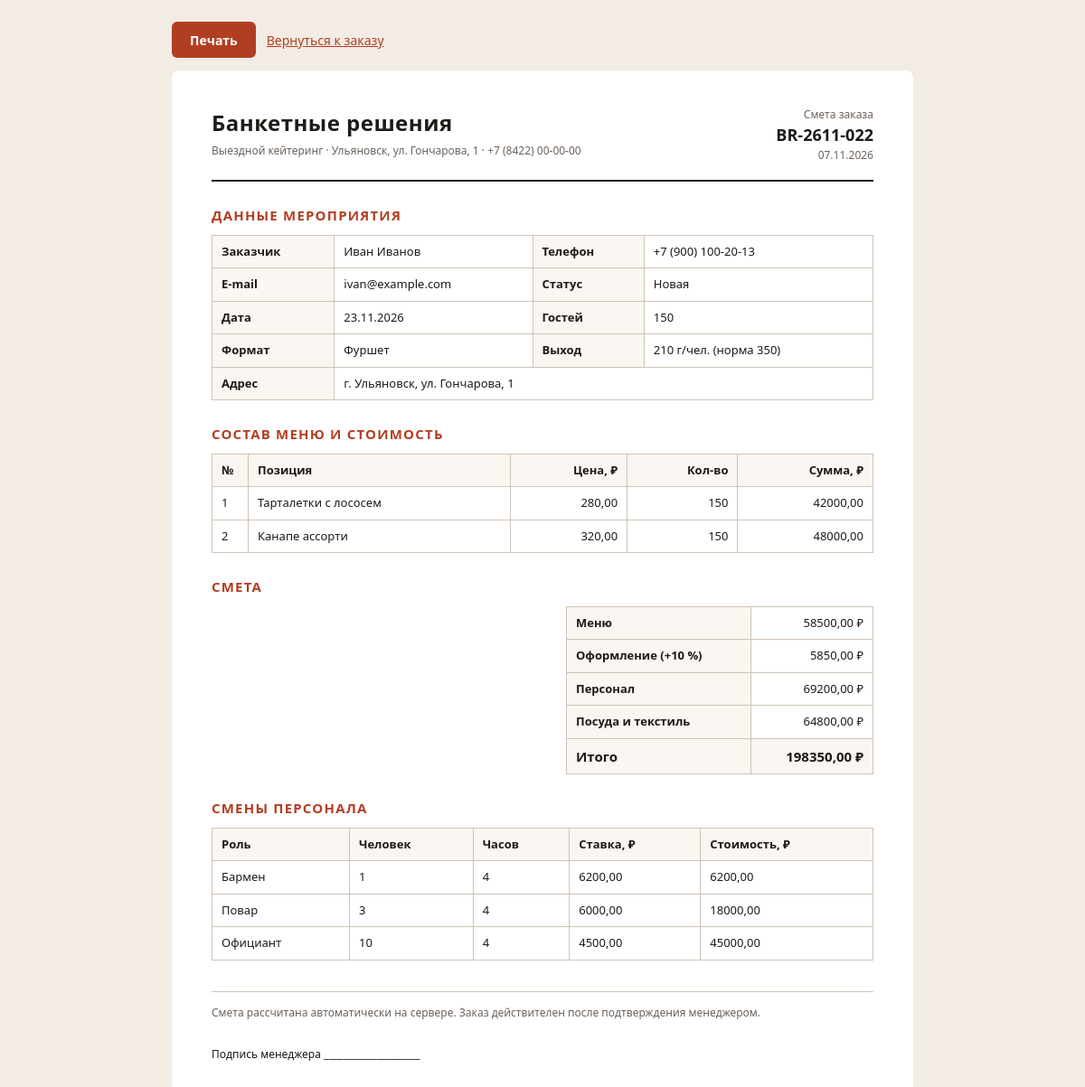
The app's page /account/orders/22/print/ (signed in) with its own data.
### main/models.py (models this page shows, shortened)
class CateringOrder(models.Model):
    STATUS_NEW = 'new'
    STATUS_CONFIRMED = 'confirmed'
    STATUS_COOKING = 'cooking'
    STATUS_DONE = 'done'
    STATUS_CANCELLED = 'cancelled'
    STATUS_CHOICES = (
        (STATUS_NEW, 'Новая'),
        (STATUS_CONFIRMED, 'Подтверждён'),
        (STATUS_COOKING, 'Готовится'),
        (STATUS_DONE, 'Завершён'),
        (STATUS_CANCELLED, 'Отменён'),
    )
    DECOR_CHOICES = (
        (0, 'Без оформления'),
        (10, 'Стандарт (+10 %)'),
        (25, 'Сложное (+25 %)'),
    )
    number = models.CharField('Номер заказа', max_length=20, unique=True, blank=True)
    customer = models.ForeignKey(
        settings.AUTH_USER_MODEL, verbose_name='Заказчик', on_delete=models.CASCADE,
        related_name='orders',
    )
    event_format = models.ForeignKey(
        EventFormat, verbose_name='Формат', on_delete=models.PROTECT,
        related_name='orders',
    )
    menu_template = models.ForeignKey(
        MenuTemplate, verbose_name='Готовый сет', on_delete=models.SET_NULL,
        related_name='orders', null=True, blank=True,
    )
    event_date = models.DateField('Дата мероприятия')
    guests = models.PositiveIntegerField('Гостей')
    address = models.CharField('Адрес', max_length=250)
    contact_name = models.CharField('Контактное лицо', max_length=120)
    contact_phone = models.CharField('Телефон', max_length=24)
    contact_email = models.EmailField('E-mail')
    decor_percent = models.PositiveSmallIntegerField('Оформление, %', choices=DECOR_CHOICES, default=10)
    comment = models.TextField('Комментарий', blank=True)
    sketch = models.FileField(
        'Эскиз оформления', upload_to='sketches/', blank=True,
        validators=[validate_upload_extension, validate_upload_size],
    )
    status = models.CharField('Статус', max_length=12, choices=STATUS_CHOICES, default=STATUS_NEW)
    menu_total = models.DecimalField('Меню, ₽', max_digits=12, decimal_places=2, default=0)
    decor_total = models.DecimalField('Оформление, ₽', max_digits=12, decimal_places=2, default=0)
    staff_total = models.DecimalField('Персонал, ₽', max_digits=12, decimal_places=2, default=0)
    tableware_total = models.DecimalField('Посуда, ₽', max_digits=12, decimal_places=2, default=0)
    total = models.DecimalField('Итого, ₽', max_digits=12, decimal_places=2, default=0)
    output_per_guest = models.PositiveIntegerField('Выход, г/чел.', default=0)
    created_at = models.DateTimeField('Создан', auto_now_add=True)
    updated_at = models.DateTimeField('Обновлён', auto_now=True)
    class Meta:
        verbose_name = 'Заказ кейтеринга'
        verbose_name_plural = 'Заказы кейтеринга'
        ordering = ('-created_at',)
        indexes = [models.Index(fields=['event_date', 'status'])]

class EventFormat(models.Model):
    name = models.CharField('Название', max_length=80, unique=True)
    slug = models.SlugField('Слаг', max_length=80, unique=True, blank=True)
    description = models.TextField('Описание', blank=True)
    price_per_guest = models.DecimalField('Цена за гостя, ₽', max_digits=10, decimal_places=2)
    min_output_per_guest = models.PositiveIntegerField('Рекомендуемая норма выхода, г/чел.')
    duration_hours = models.PositiveSmallIntegerField('Длительность, ч', default=4)
    kitchen_daily_limit = models.PositiveIntegerField('Суточный лимит кухни, гостей', default=250)
    is_active = models.BooleanField('Активен', default=True)
    sort_order = models.PositiveSmallIntegerField('Порядок', default=0)
    class Meta:
        verbose_name = 'Формат мероприятия'
        verbose_name_plural = 'Форматы мероприятий'
        ordering = ('sort_order', 'name')

class OrderItem(models.Model):
    order = models.ForeignKey(
        CateringOrder, verbose_name='Заказ', on_delete=models.CASCADE,
        related_name='items',
    )
    dish = models.ForeignKey(Dish, verbose_name='Блюдо', on_delete=models.PROTECT)
    qty = models.PositiveIntegerField('Количество', default=1)
    unit_price = models.DecimalField('Цена за единицу, ₽', max_digits=10, decimal_places=2)
    class Meta:
        verbose_name = 'Позиция заказа'
        verbose_name_plural = 'Позиции заказа'
        ordering = ('dish__category__sort_order', 'dish__name')
    @property
    def total(self):
        return self.unit_price * self.qty

class Dish(models.Model):
    UNIT_PORTION = 'portion'
    UNIT_GUEST = 'guest'
    UNIT_ITEM = 'item'
    UNIT_CHOICES = (
        (UNIT_PORTION, 'порция'),
        (UNIT_GUEST, 'гость'),
        (UNIT_ITEM, 'шт.'),
    )
    category = models.ForeignKey(
        DishCategory, verbose_name='Категория', on_delete=models.PROTECT,
        related_name='dishes',
    )
    name = models.CharField('Название', max_length=120)
    slug = models.SlugField('Слаг', max_length=140, unique=True, blank=True)
    description = models.TextField('Описание', blank=True)
    composition = models.CharField('Состав', max_length=250, blank=True)
    price = models.DecimalField('Цена, ₽', max_digits=10, decimal_places=2)
    unit = models.CharField('Единица', max_length=10, choices=UNIT_CHOICES, default=UNIT_PORTION)
    output_grams = models.PositiveIntegerField('Выход, г', default=0)
    image = models.FileField(
        'Фото', upload_to='dishes/', blank=True,
        validators=[validate_upload_extension, validate_upload_size],
    )
    is_active = models.BooleanField('Доступно', default=True)
    is_popular = models.BooleanField('Популярное', default=False)
    created_at = models.DateTimeField('Создано', auto_now_add=True)
    updated_at = models.DateTimeField('Обновлено', auto_now=True)
    class Meta:
        verbose_name = 'Блюдо'
        verbose_name_plural = 'Блюда'
        ordering = ('category__sort_order', 'name')
        indexes = [models.Index(fields=['is_active', 'category'])]

class StaffShift(models.Model):
    ROLE_WAITER = 'waiter'
    ROLE_COOK = 'cook'
    ROLE_BARTENDER = 'bartender'
    ROLE_CHOICES = (
        (ROLE_WAITER, 'Официант'),
        (ROLE_COOK, 'Повар'),
        (ROLE_BARTENDER, 'Бармен'),
    )
    order = models.ForeignKey(
        CateringOrder, verbose_name='Заказ', on_delete=models.CASCADE,
        related_name='shifts',
    )
    role = models.CharField('Роль', max_length=12, choices=ROLE_CHOICES)
    people = models.PositiveSmallIntegerField('Человек', default=1)
    hours = models.PositiveSmallIntegerField('Часов', default=4)
    rate = models.DecimalField('Ставка за смену, ₽', max_digits=10, decimal_places=2)
    class Meta:
        verbose_name = 'Смена персонала'
        verbose_name_plural = 'Смены персонала'
        ordering = ('role',)
    @property
    def cost(self):
        return self.rate * self.people

### main/views.py (the view)
# urls.py: path('account/orders/<int:pk>/print/', views.order_print, name='order_print'),
@login_required
def order_print(request, pk):
    order = _get_order(request, pk)
    return render(request, 'main/order_print.html', {'order': order})

### main/views.py (called while the page is built)
def _order_queryset():
    return CateringOrder.objects.select_related('customer', 'event_format').prefetch_related(
        'items__dish__category', 'shifts', 'reviews',
    )

def _get_order(request, pk):
    order = get_object_or_404(_order_queryset(), pk=pk)
    if order.customer_id != request.user.pk and not is_manager(request.user):
        raise PermissionDenied('Это заказ другого пользователя.')
    return order

### templates/main/order_print.html (shortened to what this page needs)
{% load static %}<!doctype html>
<html lang="ru">
<head>
  <link rel="stylesheet" href="{% static 'css/print.css' %}">
</head>
<body>
  <div class="print-actions">
    <button class="print-btn" type="button" data-print>Печать</button>
    <a class="print-link" href="{% url 'main:order_detail' order.pk %}">Вернуться к заказу</a>
  </div>
  <main class="sheet">
    <header class="sheet-head">
      <div>
        <h1>Банкетные решения</h1>
        <p>Выездной кейтеринг · Ульяновск, ул. Гончарова, 1 · +7 (8422) 00-00-00</p>
      </div>
      <div class="sheet-number">
        <div>Смета заказа</div>
        <strong>{{ order.number }}</strong>
        <div>{{ order.created_at|date:"d.m.Y" }}</div>
      </div>
    </header>
    <section>
      <h2>Данные мероприятия</h2>
      <table class="sheet-table">
        <tbody>
          <tr><th>Заказчик</th><td>{{ order.contact_name }}</td><th>Телефон</th><td>{{ order.contact_phone }}</td></tr>
          <tr><th>E-mail</th><td>{{ order.contact_email }}</td><th>Статус</th><td>{{ order.get_status_display }}</td></tr>
          <tr><th>Дата</th><td>{{ order.event_date|date:"d.m.Y" }}</td><th>Гостей</th><td>{{ order.guests }}</td></tr>
          <tr><th>Формат</th><td>{{ order.event_format.name }}</td><th>Выход</th><td>{{ order.output_per_guest }} г/чел. (норма {{ order.event_format.min_output_per_guest }})</td></tr>
          <tr><th>Адрес</th><td colspan="3">{{ order.address }}</td></tr>
        </tbody>
      </table>
    </section>
    <section>
      <h2>Состав меню и стоимость</h2>
      <table class="sheet-table sheet-items">
        <thead>
          <tr><th>№</th><th>Позиция</th><th>Цена, ₽</th><th>Кол-во</th><th>Сумма, ₽</th></tr>
        </thead>
        <tbody>
          {% for item in order.items.all %}
            <tr>
              <td>{{ forloop.counter }}</td>
              <td>{{ item.dish.name }}</td>
              <td>{{ item.unit_price|floatformat:2 }}</td>
              <td>{{ item.qty }}</td>
              <td>{{ item.total|floatformat:2 }}</td>
            </tr>
          {% endfor %}
        </tbody>
      </table>
    </section>
    <section>
      <h2>Смета</h2>
      <table class="sheet-table sheet-totals">
        <tbody>
          <tr><th>Меню</th><td>{{ order.menu_total|floatformat:2 }} ₽</td></tr>
          <tr><th>Оформление (+{{ order.decor_percent }} %)</th><td>{{ order.decor_total|floatformat:2 }} ₽</td></tr>
          <tr><th>Персонал</th><td>{{ order.staff_total|floatformat:2 }} ₽</td></tr>
          <tr><th>Посуда и текстиль</th><td>{{ order.tableware_total|floatformat:2 }} ₽</td></tr>
          <tr class="grand"><th>Итого</th><td>{{ order.total|floatformat:2 }} ₽</td></tr>
        </tbody>
      </table>
    </section>
    <section>
      <h2>Смены персонала</h2>
      <table class="sheet-table">
        <thead><tr><th>Роль</th><th>Человек</th><th>Часов</th><th>Ставка, ₽</th><th>Стоимость, ₽</th></tr></thead>
        <tbody>
          {% for shift in order.shifts.all %}
            <tr><td>{{ shift.get_role_display }}</td><td>{{ shift.people }}</td><td>{{ shift.hours }}</td><td>{{ shift.rate|floatformat:2 }}</td><td>{{ shift.cost|floatformat:2 }}</td></tr>
          {% empty %}
            <tr><td colspan="5">Смены не назначены.</td></tr>
          {% endfor %}
        </tbody>
      </table>
    </section>
    <footer class="sheet-foot">
      <div>Смета рассчитана автоматически на сервере. Заказ действителен после подтверждения менеджером.</div>
      <div class="sign">Подпись менеджера ____________________</div>
    </footer>
  </main>
</body>
</html>

### static/css/print.css (style rules this page uses)
:root { --ink: #1d1a17; --line: #cfc3b6; --muted: #6b615a; --accent: #b23e22; }
* { box-sizing: border-box; }
body { margin: 0; padding: 24px; background: #f3ece4; color: var(--ink); font: 14px/1.5 "Segoe UI", Arial, sans-serif; }
.print-actions { max-width: 820px; margin: 0 auto 14px; display: flex; gap: 12px; align-items: center; }
.print-btn { min-height: 40px; padding: 0 20px; border: 0; border-radius: 6px; background: var(--accent); color: #fff; font: inherit; font-weight: 600; cursor: pointer; }
.print-link { color: var(--accent); }
.sheet { max-width: 820px; margin: 0 auto; background: #fff; padding: 40px 44px; border-radius: 8px; }
.sheet-head { display: flex; justify-content: space-between; gap: 24px; padding-bottom: 18px; border-bottom: 2px solid var(--ink); margin-bottom: 24px; }
.sheet-head h1 { margin: 0 0 4px; font-size: 24px; letter-spacing: .02em; }
.sheet-head p { margin: 0; font-size: 12px; color: var(--muted); }
.sheet-number { text-align: right; font-size: 12px; color: var(--muted); }
.sheet-number strong { display: block; font-size: 18px; color: var(--ink); }
.sheet h2 { margin: 26px 0 10px; font-size: 15px; text-transform: uppercase; letter-spacing: .08em; color: var(--accent); }
.sheet-table { width: 100%; border-collapse: collapse; font-size: 13px; }
.sheet-table th, .sheet-table td { border: 1px solid var(--line); padding: 8px 10px; text-align: left; vertical-align: top; }
.sheet-table th { background: #faf6f1; font-weight: 600; }
.sheet-items th:nth-child(1) { width: 40px; }
.sheet-items th:nth-child(3), .sheet-items th:nth-child(4), .sheet-items th:nth-child(5) { text-align: right; }
.sheet-items td:nth-child(3), .sheet-items td:nth-child(4), .sheet-items td:nth-child(5) { text-align: right; }
.sheet-totals { max-width: 340px; margin-left: auto; }
.sheet-totals td { text-align: right; }
.sheet-totals .grand th, .sheet-totals .grand td { font-size: 15px; font-weight: 700; background: #faf6f1; }
.sheet-foot { margin-top: 34px; padding-top: 14px; border-top: 1px solid var(--line); font-size: 12px; color: var(--muted); }
.sheet-foot .sign { margin-top: 28px; color: var(--ink); }

### records on screen
CateringOrder: number "BR-2611-022", created_at "07.11.2026", contact_name "Иван Иванов", contact_phone "+7 (900) 100-20-13", contact_email "ivan@example.com", status "Новая", event_date "23.11.2026", guests "150", event_format.name "Фуршет", output_per_guest "210", event_format.min_output_per_guest "350", address "г. Ульяновск, ул. Гончарова, 1", menu_total "58500,00", decor_percent "10", decor_total "5850,00", staff_total "69200,00", tableware_total "64800,00", total "198350,00"
OrderItem: dish.name "Тарталетки с лососем", unit_price "280,00", qty "150", total "42000,00"
OrderItem: dish.name "Канапе ассорти", unit_price "320,00", qty "150", total "48000,00"
StaffShift: role "Бармен", people "1", hours "4", rate "6200,00", cost "6200,00"
StaffShift: role "Повар", people "3", hours "4", rate "6000,00", cost "18000,00"
StaffShift: role "Официант", people "10", hours "4", rate "4500,00", cost "45000,00"
